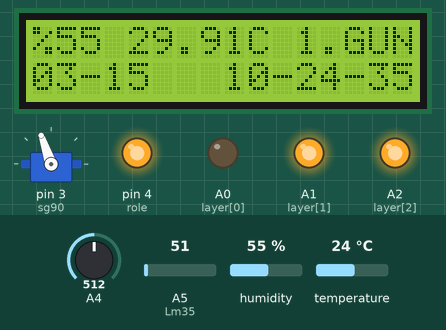
Simulated run of this sketch. Board: Arduino Uno, built with avr-gcc and run on an emulated ATmega328P. Parts: 16×2 character LCD, servo, output pins drawn as LEDs (lit = HIGH). Inputs (shaded band) come from the test bench; at power-on: A5 (Lm35) = 51, humidity 55 %, A4 = 512, temperature 24 °C. The local clock reads 2024-03-15 10:24:30 at power-on unless the sketch sets it; EEPROM starts erased.

Above: at 8.48 s.
8.5 s: A5 (Lm35) set to 71
11.3 s: humidity set to 22 %
At 13.4 s:
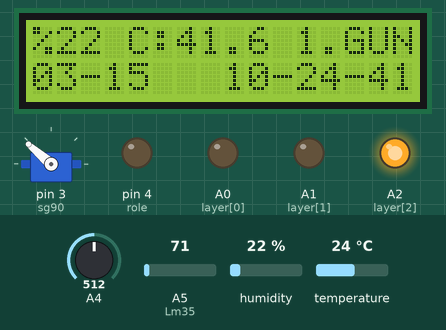
16.2 s: A5 (Lm35) set to 54
At 18.2 s:
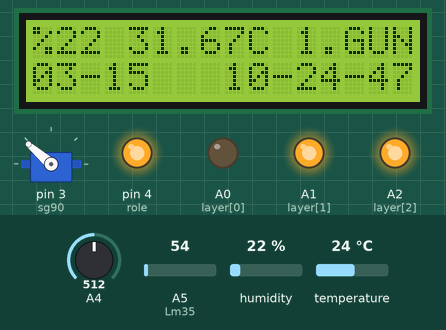
19.3 s: humidity set to 40 %
At 20.7 s:
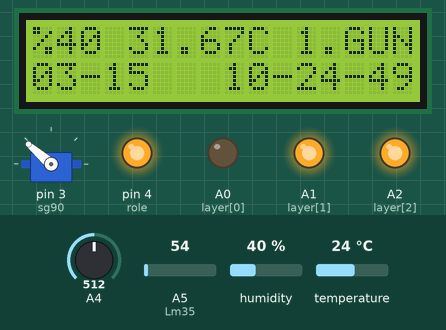
21.6 s: humidity set to 68 %
At 22.8 s:
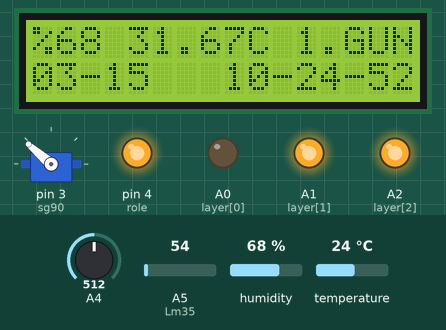
23.9 s: A5 (Lm35) set to 61
At 26.7 s:
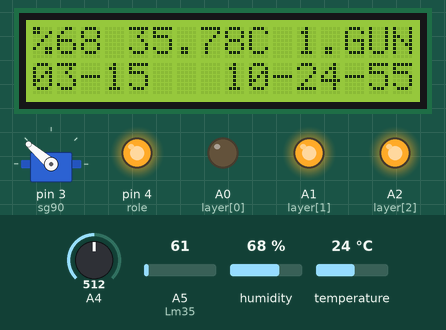
Timing chart, 0 to 27.2 s (numbered marks = the images above; inputs shaded):
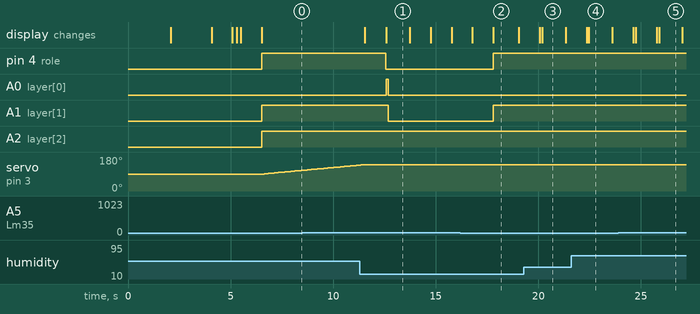

Measured:
- the behaviour switches between 62 and 61 on A5 (Lm35) (found by bisection; images 1 and 2)
- after the input at 16.2 s, pin 4 (role), A1 (layer[1]): LOW → HIGH after 1.6 s
- what the display in image 1 shows lasts 1.1 s, from 12.6 s to 13.7 s
- what the display in image 3 shows lasts 1.1 s, from 20.2 s to 21.3 s

The sketch:

incubator2018.ino
```cpp
#include <EEPROM.h>
#include <dht11.h>
#include <LiquidCrystal.h>
#include <DS1302RTC.h>
#include <TimeLib.h>
#include<Servo.h>


Servo sg90;
DS1302RTC RTC(5, 6, 7);
# define role 4
int aci = 90;
int yumurta_gun = 1;
int servo = 0;
float sicaklik = 0;
const int Lm35 = A5;

int sifirla = 0;
int gelen_veri = 0;
float voltaj_deger = 0;

float ortalama = 0;
int say =0;
int address = 50;                                    // eepromdaki değişken adres
int kayit = 0;                                  // eepromdan okunarak tutulan data

int servo_konum=0;

//            lcd(RS,  E, d4, d5, d6, d7)
LiquidCrystal lcd(13, 12, 11, 10, 9, 8);
dht11 DHT11;
int saat = 0;
int dakika = 0;
int saniye = 0;
int yil = 0;
int ay = 0;
int gun = 0;
int alt_seviye=0;
int ust_seviye=0;


int layer[4] = {A0, A1, A2, A3};
int chk = 0;
#define DHT11_PIN A3 // Sensor is connected to Arduino pin 2
void setup()
{
  // Setup LCD to 16x2 characters

  //  DHT11.attach(2);
  Serial.begin(9600);
  lcd.begin(16, 2);


  for (int i = 0; i < 4; i++)
  {
    pinMode(layer[i], OUTPUT);
  }
  pinMode(role, OUTPUT);

  lcd.clear();
  lcd.setCursor (0, 0);
  lcd.println("KULUCKA MAKINASI");
  lcd.setCursor (0, 0);
  lcd.println("  BASLATILIYOR  ");
  delay(2000);
  lcd.clear();

  lcd.setCursor (0, 3);
  lcd.println("HAZIRLAYAN");
  lcd.setCursor (0, 2);
  lcd.println("AhmetBahadir");
  delay(2000);
  lcd.clear();


  sg90.attach(3);
  delay(1000);

  // Check clock oscillation
  lcd.clear();
  if (RTC.haltRTC())
    lcd.print("Saat durdu!");
  else
    lcd.print("Saat aktif");

  // Check write-protection
  lcd.setCursor(0, 1);
  if (RTC.writeEN())
    lcd.print("Yazmaya izin ver.");
  else
    lcd.print("Yazma korumali.");

  delay (200);

  // Setup Time library
  lcd.clear();
  lcd.print("RTC Senk.");
  setSyncProvider(RTC.get); // the function to get the time from the RTC
  if (timeStatus() == timeSet)
    lcd.print(" Tamam!");
  else
    lcd.print(" HATALI!");

  delay (200);


  lcd.clear();

  yumurta_gun = EEPROM.read(address);                  // adresten yumurta_guni oku
}

void loop()
{

EEPROM.write(address,(yumurta_gun));                 // eeprom adrese değeri yaz

    sifirla = analogRead(A4);
    if (sifirla > 500)
    {
      yumurta_gun = 1;
    }
  saniye = second();
  saat = hour();
  dakika = minute();
  gun = day();
  ay = month();
  yil = year();
  lcd.setCursor (0, 1);
  lcd.setCursor (0, 1);
  if (ay < 10)
  {
    lcd.print("0");
  }
  else
  {
    lcd.print("-");
  }
  lcd.print(ay);
  if (gun < 10)
  {
    lcd.print("-0");
  }
  else
  {
    lcd.print("-");
  }
  lcd.print(gun);
  lcd.setCursor (8, 1);
  if (saat < 10)
  {
    lcd.print("0");
  }
  lcd.print(saat);
  if (dakika < 10)
  {
    lcd.print("-0");
  }
  else
  {
    lcd.print("-");
  }
  lcd.print(dakika);
  if (saniye < 10)
  {
    lcd.print("-0");
  }
  else
  {
    lcd.print("-");
  }
  lcd.print(saniye);

  ortalama = 0;
  for (int a = 0; a < 10; a++)
  {

    gelen_veri = analogRead(Lm35);
    voltaj_deger = ((gelen_veri / 1023.0) *6000);
    sicaklik = voltaj_deger / 10.0;
    ortalama = ortalama + sicaklik;
    delay(100);
  }
  float ort = ortalama / 10;

  chk = DHT11.read(DHT11_PIN);
  lcd.setCursor (0, 0);
  lcd.print("%");
  lcd.print((float)DHT11.humidity, DEC);
  lcd.setCursor (3, 0);
  //  sicaklik = (float)DHT11.temperature;
  lcd.print(" ");
  lcd.print(ort);
  lcd.print("C");

     lcd.setCursor (10, 0);

  lcd.print(" ");
  lcd.print(yumurta_gun);
  lcd.print(".GUN ");

  digitalWrite(role, HIGH); // ısıtıcı açık
  digitalWrite(layer[1], 1);//kırmızı


    if (saat == 12 && dakika == 0 && saniye < 3 )
  {
    yumurta_gun++;
    if (yumurta_gun == 22)
    {
      yumurta_gun =1;
    }

     lcd.setCursor (10, 0);

  lcd.print(" ");
  lcd.print(yumurta_gun);
  lcd.print(".GUN ");
    delay(3000);
  }

  if (yumurta_gun <= 18)
  {
    alt_seviye = 36.9;
    ust_seviye = 37.7;
  }

    if (yumurta_gun > 18)
  {
    alt_seviye = 36;
    ust_seviye = 36.7;
    servo_konum = 1;
  }

  if (ort > 38.1)

  {
    digitalWrite(role, LOW);// ısıtıcı kapalı
    lcd.setCursor (0, 0);
    lcd.print("%");
    lcd.print((float)DHT11.humidity, DEC);
    lcd.setCursor (3, 0);
    //  sicaklik = (float)DHT11.temperature;
    lcd.print(" C:");
    lcd.print(ort);
    lcd.setCursor (10, 0);

  lcd.print(" ");
  lcd.print(yumurta_gun);
  lcd.print(".GUN ");
    digitalWrite(layer[0], 1); //buzzer
    digitalWrite(layer[1], 1);//kırmızı
    delay(100);
    digitalWrite(layer[0], 0); //buzzer
    digitalWrite(layer[1], 0);//kırmızı
    delay(50);
  }

  if (ort >= ust_seviye)
  {


    while (say == 0)
    {
      ortalama = 0;
      for (int a = 0; a < 10; a++)
      {

        gelen_veri = analogRead(Lm35);
        voltaj_deger = ((gelen_veri / 1023.0) * 6000);
        sicaklik = voltaj_deger / 10.0;
        ortalama = ortalama + sicaklik;
        delay(100);
      }
      float ort = ortalama / 10;
      if (ort < alt_seviye)
      {
        say=1;
      }

          sifirla = analogRead(A4);
    if (sifirla > 500)
    {
      yumurta_gun = 1;
    }
      digitalWrite(role, LOW); // ısıtıcı kapalı
      digitalWrite(layer[1], 0);//kırmızı


  saniye = second();
  saat = hour();
  dakika = minute();
  gun = day();
  ay = month();
  yil = year();
  lcd.setCursor (0, 1);
  if (ay < 10)
  {
    lcd.print("0");
  }
  else
  {
    lcd.print("-");
  }
  lcd.print(ay);
  if (gun < 10)
  {
    lcd.print("-0");
  }
  else
  {
    lcd.print("-");
  }
  lcd.print(gun);
  lcd.setCursor (8, 1);
  if (saat < 10)
  {
    lcd.print("0");
  }
  lcd.print(saat);
  if (dakika < 10)
  {
    lcd.print("-0");
  }
  else
  {
    lcd.print("-");
  }
  lcd.print(dakika);
  if (saniye < 10)
  {
    lcd.print("-0");
  }
  else
  {
    lcd.print("-");
  }
  lcd.print(saniye);


      lcd.setCursor (0, 0);
      lcd.print("%");
      lcd.print((float)DHT11.humidity, DEC);
      lcd.setCursor (3, 0);
      //  sicaklik = (float)DHT11.temperature;
      lcd.print(" ");
      lcd.print(ort);
      lcd.print("C");
        lcd.setCursor (10, 0);

  lcd.print(" ");
  lcd.print(yumurta_gun);
  lcd.print(".GUN ");
    }
  }
       lcd.setCursor (10, 0);
  lcd.print(" ");
  lcd.print(yumurta_gun);
  lcd.print(".GUN ");

  digitalWrite(role, HIGH); // ısıtıcı açık
  digitalWrite(layer[1], 1);//kırmızı

say=0;

if (servo_konum == 0)
{
  if (saat == 0 || saat == 1 || saat == 4 || saat == 5 || saat == 8 || saat == 9 || saat == 12 || saat == 13 || saat == 16 || saat == 17 || saat == 20 || saat == 21 )
  {
    for (int a = aci; a > 40; a--)
    {
      digitalWrite(layer[2], 0);//sarı
      digitalWrite(layer[3], 1);//mavi
      sg90.attach(3);
      sg90.write(a);
      aci = a;
      delay(100);
    }
  }
  if (saat == 2 || saat == 3 || saat == 6 || saat == 7 || saat == 10 || saat == 11 || saat == 14 || saat == 15 || saat == 18 || saat == 19 || saat == 22 || saat == 23)

  {
    for (int a = aci; a < 140; a++)
    {
      digitalWrite(layer[2], 1);//sarı
      digitalWrite(layer[3], 0);//mavi
      sg90.attach(3);
      sg90.write(a);
      aci = a;
      delay(100);
    }
  }

}

}
```
